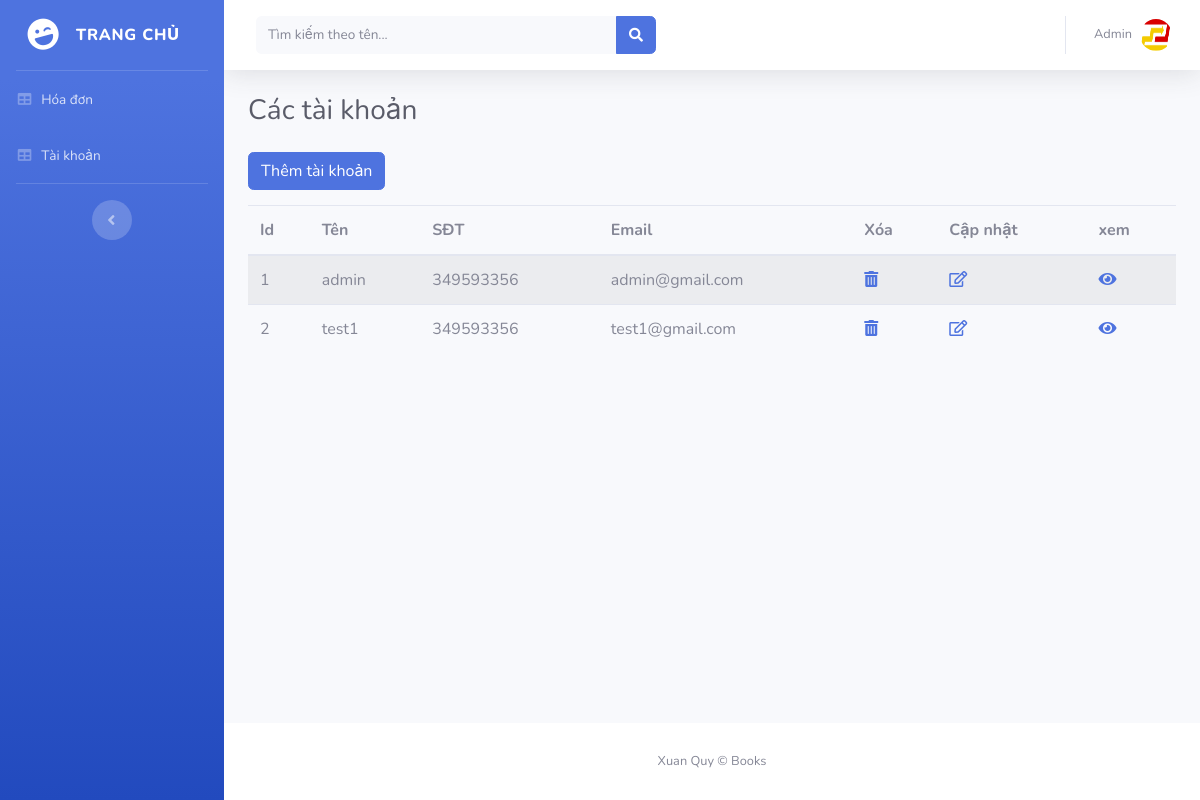
Page /admin/user.php (signed in) on the committed database.
### tables this page shows
CREATE TABLE `employee` (
  `id` int(11) NOT NULL,
  `username` varchar(200) NOT NULL,
  `password` varchar(200) NOT NULL,
  `name` varchar(200) NOT NULL,
  `dob` date NOT NULL,
  `phonenumber` int(20) NOT NULL,
  `email` varchar(30) NOT NULL
);

### admin/user.php (the view, shortened to what this page needs)
<?php
if (isset($_SESSION['userid']) && isset($_SESSION['username'])) {
?>
<!DOCTYPE html>
<html lang="en">
<head>
  <link href="vendor/fontawesome-free/css/all.min.css" rel="stylesheet" type="text/css">
  <link href="css/sb-admin-2.min.css" rel="stylesheet">
</head>
<body id="page-top">
  <div id="wrapper">
    <?php include("include/menu.php"); ?>
    <div id="content-wrapper" class="d-flex flex-column">
      <div id="content">
        <nav class="navbar navbar-expand navbar-light bg-white topbar mb-4 static-top shadow">
          <form class="d-none d-sm-inline-block form-inline mr-auto ml-md-3 my-2 my-md-0 mw-100 navbar-search">
            <div class="input-group">
              <input type="text" class="form-control bg-light border-0 small" placeholder="Tìm kiếm theo tên..." name="var" aria-label="Search" aria-describedby="basic-addon2" value="<?php if(isset($_GET['var'])) {echo $_GET['var'];} ?>">
              <div class="input-group-append">
                <button class="btn btn-primary" type="submit">
                  <i class="fas fa-search fa-sm"></i>
                </button>
              </div>
            </div>
          </form>
          <ul class="navbar-nav ml-auto">
            <li class="nav-item dropdown no-arrow">
              <a class="nav-link dropdown-toggle" href="#" id="userDropdown" role="button" data-toggle="dropdown" aria-haspopup="true" aria-expanded="false">
                <span class="mr-2 d-none d-lg-inline text-gray-600 small">Admin</span>
                <img class="img-profile rounded-circle" src="logo/title.png">
              </a>
            </li>
          </ul>
        </nav>
        <div class="container-fluid">
          <h1 class="h3 mb-4 text-gray-800">Các tài khoản</h1>
          <a class="btn btn-primary" style="margin-bottom:15px;" href="adduser.php" >Thêm tài khoản</a>
          <table class="table table-striped">
    <thead>
      <tr>
        <th>Id</th>
        <th>Tên</th>
        <th>SĐT</th>
        <th>Email</th>
        <th>Xóa</th>
        <th>Cập nhật</th>
        <th>xem</th>
      </tr>
    </thead>
    <tbody>
      <?php
      $con=mysqli_connect("localhost","root","","pam");
      if(isset($_GET['var']) && ($_GET['var']) !='')
      {
        $sel = 'select * from employee where name like "%'.$_GET['var'].'%"';
      }
      else
      {
        $sel = 'select * from employee';
      }
      $ms=$con->query($sel);
     while($row=$ms->fetch_assoc()){
    ?>
      <tr>
          <td><?php echo $row['id']; ?></td>
          <td><?php echo $row['name']; ?></td>
          <td><?php echo $row['phonenumber']; ?></td>
          <td><?php echo $row['email']; ?></td>
           <td><a onclick="return confirm('Bạn chắc chứ?')" href="deleteuser.php?id=<?php echo $row['id']; ?>"><i class="fas fa-trash-alt"></i></a></td>
           <td><a href="updateuser.php?id=<?php echo $row['id']; ?>"><i class="far fa-edit"></a></td>
           <td><a href="readuser.php?id=<?php echo $row['id']; ?>"><i class="fas fa-eye"></a></td>
      </tr>
    <?php  } ?>
    </tbody>
  </table>
        </div>
      </div>
      <footer class="sticky-footer bg-white">
        <div class="container my-auto">
          <div class="copyright text-center my-auto">
            <span>Xuan Quy &copy; Books </span>
          </div>
        </div>
      </footer>
    </div>
  </div>
</body>
</html>
<?php
}else{
     header("Location: index.php");
     exit();
}
 ?>

### rows in the picture
employee: id "1", name "admin", phonenumber "349593356", email "admin@gmail.com"
employee: id "2", name "test1", phonenumber "349593356", email "test1@gmail.com"
